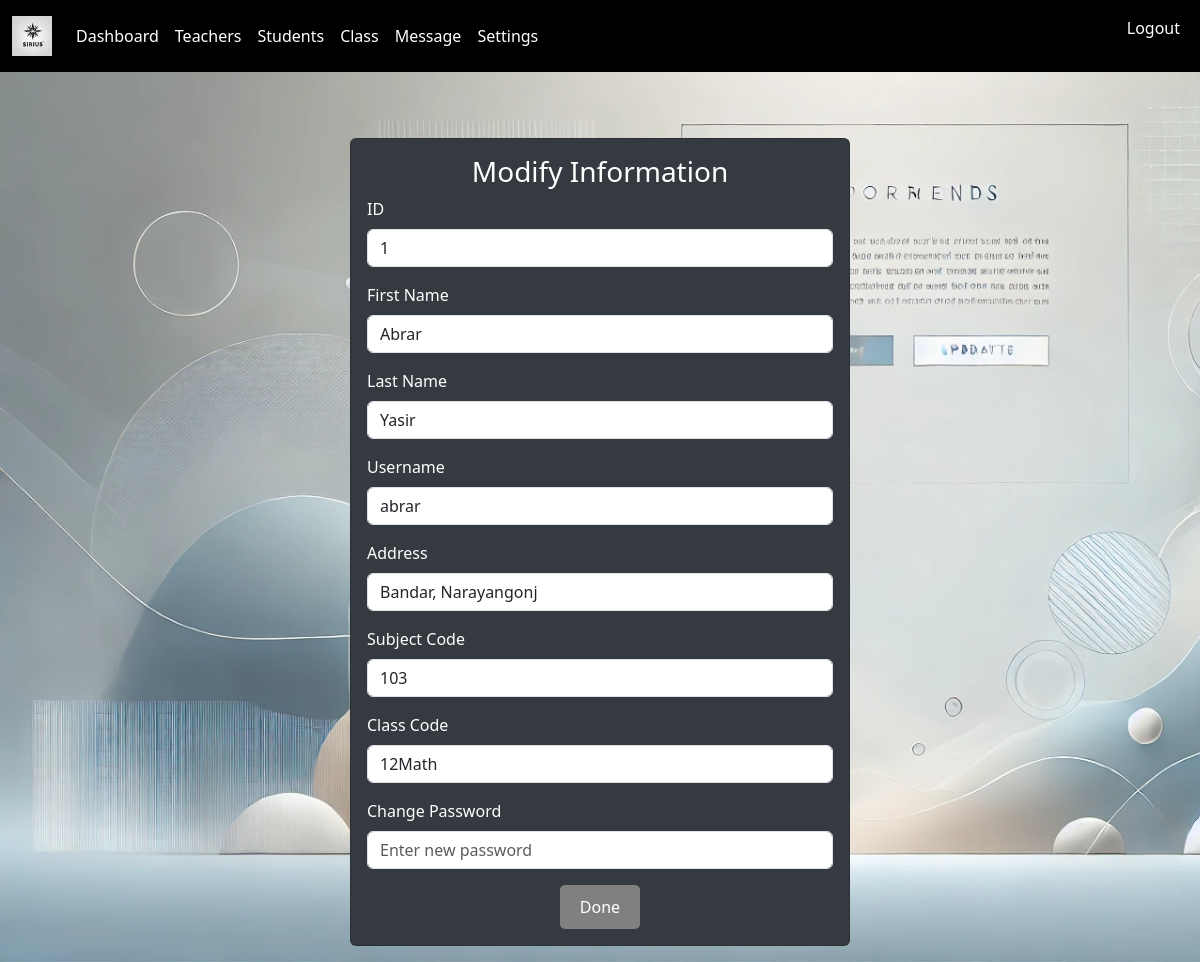
The app's page /Sirius/admin/edit_teacher.php?teacher_id=1 (signed in) with its own data.
### tables this page shows
CREATE TABLE `teacher` (
  `teacher_id` int(11) NOT NULL,
  `username` varchar(50) NOT NULL,
  `password` varchar(255) NOT NULL,
  `f_name` varchar(50) NOT NULL,
  `l_name` varchar(50) NOT NULL,
  `subject_code` int(3) NOT NULL,
  `class_code` varchar(255) DEFAULT NULL,
  `Address` varchar(300) DEFAULT NULL
);

### Sirius/admin/data/teachers.php (called while the page is built, shortened)
<?php
function getTeachersID($teacher_id, $conct)
{
    $sql = "SELECT * FROM teacher WHERE teacher_id = ?";
    $stmt = $conct->prepare($sql);
    $stmt->execute([$teacher_id]);
    if ($teacher = $stmt->fetch()) {
        return $teacher;
    } else {
        return null;
    }
}
?>

### Sirius/admin/edit_teacher.php (the view, shortened to what this page needs)
<?php
if (isset($_SESSION['admin_id']) && ($_SESSION['usert'] == '1') && isset($_GET['teacher_id'])) {
    include "../dbConnection.php";
    include "../admin/data/teachers.php";
    $teacher_id = $_GET['teacher_id'];
    $teacher = getTeachersID($teacher_id, $conct);
    ?>
    <!DOCTYPE html>
    <html>
    <head>
        <link href="https://cdnjs.cloudflare.com/ajax/libs/bootstrap/5.3.0/css/bootstrap.min.css" rel="stylesheet">
        <link rel="stylesheet" type="text/css" href="..\Css\Front.css">
        <link rel="stylesheet" href="https://cdnjs.cloudflare.com/ajax/libs/font-awesome/4.7.0/css/font-awesome.min.css">
    </head>
    <body class="image_of_modify">
        <nav class="navbar navbar-expand-lg navbar-light bg-light" id="Front_nav">
            <div class="container-fluid">
                <a class="navbar-brand" href="#">
                    <img src="..\image\icon.webp" width="40">
                </a>
                <div class="collapse navbar-collapse" id="navbarSupportedContent">
                    <ul class="navbar-nav me-auto mb-2 mb-lg-0">
                        <li class="nav-item">
                            <a class="nav-link" aria-current="page" href="index.php">Dashboard</a>
                        </li>
                        <li class="nav-item">
                            <a class="nav-link" aria-current="page" href="teacher.php">Teachers</a>
                        </li>
                        <li class="nav-item">
                            <a class="nav-link" href="#" data-bs-toggle="modal" data-bs-target="#contactModal">Students</a>
                        </li>
                        <li class="nav-item">
                            <a class="nav-link" href="#" data-bs-toggle="modal" data-bs-target="#contactModal">Class</a>
                        </li>
                        <li class="nav-item">
                            <a class="nav-link" href="#" data-bs-toggle="modal" data-bs-target="#contactModal">Message</a>
                        </li>
                        <li class="nav-item">
                            <a class="nav-link" href="#" data-bs-toggle="modal" data-bs-target="#contactModal">Settings</a>
                        </li>
                    </ul>
                    <ul>
                        <li class="navbar-nav me-auto mb-2 mb-lg-0">
                            <a class="nav-link" href="../logout.php">Logout</a>
                        </li>
                    </ul>
                </div>
            </div>
        </nav>
        <form method="post" class="shadow p-3" action="../req/edit_teacher_backened.php">
            <div class="card mx-auto card-custom" style="max-width: 500px; margin-top: 50px;">
                <div class="card-body">
                    <div class="login-header">
                        <h3 class="card-title text-center">Modify Information</h3>
                    </div>
                    <div class="mb-3">
                        <label class="form-label">ID</label>
                        <input type="number" class="form-control" value="<?= $teacher['teacher_id'] ?>" name="teacher_id">
                    </div>
                    <div class="mb-3">
                        <label class="form-label">First Name</label>
                        <input type="text" class="form-control" value="<?= $teacher['f_name'] ?>" name="f_name">
                    </div>
                    <div class="mb-3">
                        <label class="form-label">Last Name</label>
                        <input type="text" class="form-control" value="<?= $teacher['l_name'] ?>" name="l_name">
                    </div>
                    <div class="mb-3">
                        <label class="form-label">Username</label>
                        <input type="text" class="form-control" value="<?= $teacher['username'] ?>" name="username">
                    </div>
                    <div class="mb-3">
                        <label class="form-label">Address</label>
                        <input type="text" class="form-control" value="<?= htmlspecialchars($teacher['Address']) ?>"
                            name="Address">
                    </div>
                    <div class="mb-3">
                        <label class="form-label">Subject Code</label>
                        <input type="number" class="form-control" value="<?= $teacher['subject_code'] ?>"
                            name="subject_code">
                    </div>
                    <div class="mb-3">
                        <label class="form-label">Class Code</label>
                        <input type="text" class="form-control" value="<?= $teacher['class_code'] ?>" name="class_code">
                    </div>
                    <div class="mb-3">
                        <label class="form-label">Change Password</label>
                        <input type="password" class="form-control" name="password" placeholder="Enter new password">
                    </div>
                    <div class="text-center">
                        <button type="submit" class="log-button">Done</button>
                    </div>
                </div>
            </div>
        </form>
    </body>
    </html>
    <?php
} else {
    header("Location: teacher.php");
    exit;
}
?>

### Sirius/Css/Front.css (style rules this page uses)
.image_of_modify, .add_image_teacher, .add_image_student { background: url(../image/modify.webp); background-size: cover; background-attachment: fixed; }
#Front_nav { background: rgba(0, 0, 0, 1) !important; }
.nav-link { color: white !important; }
.login-header { text-align: center; font-size: 60px; }
.log-button { color: white; background-color: gray; border: none; padding: 10px 20px; border-radius: 5px; cursor: pointer; transition: background-color 0.3s ease, color 0.3s ease; }
.card-custom { background-color: #343a40; color: white; }

### records on screen
teacher: teacher_id "1", f_name "Abrar", l_name "Yasir", username "abrar", Address "Bandar, Narayangonj", subject_code "103", class_code "12Math"
